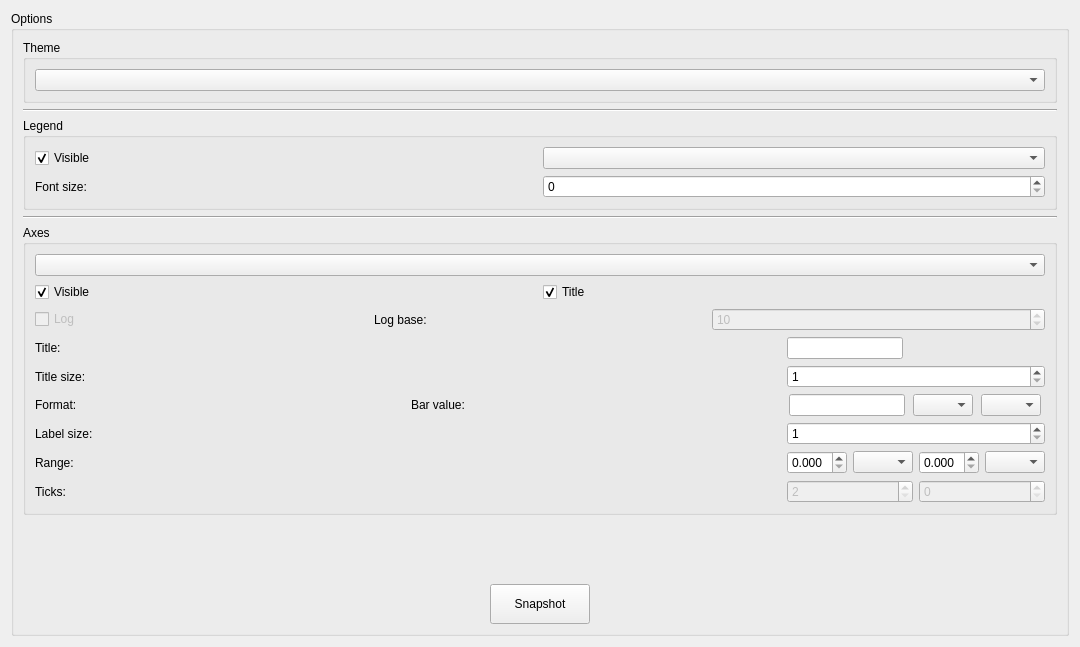
<?xml version="1.0" encoding="UTF-8"?>
<ui version="4.0">
 <class>PlotterBarChart</class>
 <widget class="QWidget" name="PlotterBarChart">
  <property name="geometry">
   <rect>
    <x>0</x>
    <y>0</y>
    <width>1080</width>
    <height>647</height>
   </rect>
  </property>
  <property name="windowTitle">
   <string>Form</string>
  </property>
  <layout class="QHBoxLayout" name="horizontalLayout">
   <item>
    <layout class="QVBoxLayout" name="verticalLayout">
     <item>
      <widget class="QGroupBox" name="groupBoxOptions">
       <property name="font">
        <font>
         <pointsize>9</pointsize>
        </font>
       </property>
       <property name="title">
        <string>Options</string>
       </property>
       <layout class="QVBoxLayout" name="verticalLayout_2">
        <item>
         <widget class="QGroupBox" name="groupBox_2">
          <property name="title">
           <string>Theme</string>
          </property>
          <layout class="QVBoxLayout" name="verticalLayout_3">
           <item>
            <widget class="QComboBox" name="comboBoxTheme"/>
           </item>
          </layout>
         </widget>
        </item>
        <item>
         <widget class="Line" name="line">
          <property name="orientation">
           <enum>Qt::Horizontal</enum>
          </property>
         </widget>
        </item>
        <item>
         <widget class="QGroupBox" name="groupBoxLegend">
          <property name="title">
           <string>Legend</string>
          </property>
          <layout class="QVBoxLayout" name="verticalLayout_4">
           <item>
            <layout class="QHBoxLayout" name="horizontalLayout_2">
             <item>
              <widget class="QCheckBox" name="checkBoxLegendVisible">
               <property name="text">
                <string>Visible</string>
               </property>
               <property name="checked">
                <bool>true</bool>
               </property>
              </widget>
             </item>
             <item>
              <widget class="QComboBox" name="comboBoxLegendAlign"/>
             </item>
            </layout>
           </item>
           <item>
            <layout class="QHBoxLayout" name="horizontalLayout_3">
             <item>
              <widget class="QLabel" name="label">
               <property name="text">
                <string>Font size:</string>
               </property>
              </widget>
             </item>
             <item>
              <widget class="QSpinBox" name="spinBoxLegendFontSize"/>
             </item>
            </layout>
           </item>
          </layout>
         </widget>
        </item>
        <item>
         <widget class="Line" name="line_2">
          <property name="orientation">
           <enum>Qt::Horizontal</enum>
          </property>
         </widget>
        </item>
        <item>
         <widget class="QGroupBox" name="groupBoxAxes">
          <property name="title">
           <string>Axes</string>
          </property>
          <layout class="QVBoxLayout" name="verticalLayout_6">
           <item>
            <widget class="QComboBox" name="comboBoxAxis"/>
           </item>
           <item>
            <layout class="QHBoxLayout" name="horizontalLayout_8">
             <item>
              <widget class="QCheckBox" name="checkBoxAxisVisible">
               <property name="text">
                <string>Visible</string>
               </property>
               <property name="checked">
                <bool>true</bool>
               </property>
              </widget>
             </item>
             <item>
              <widget class="QCheckBox" name="checkBoxTitle">
               <property name="text">
                <string>Title</string>
               </property>
               <property name="checked">
                <bool>true</bool>
               </property>
              </widget>
             </item>
            </layout>
           </item>
           <item>
            <layout class="QHBoxLayout" name="horizontalLayout_9">
             <item>
              <widget class="QCheckBox" name="checkBoxLog">
               <property name="enabled">
                <bool>false</bool>
               </property>
               <property name="text">
                <string>Log</string>
               </property>
              </widget>
             </item>
             <item>
              <widget class="QLabel" name="label_9">
               <property name="text">
                <string>Log base:</string>
               </property>
              </widget>
             </item>
             <item>
              <widget class="QSpinBox" name="spinBoxLogBase">
               <property name="enabled">
                <bool>false</bool>
               </property>
               <property name="minimum">
                <number>2</number>
               </property>
               <property name="maximum">
                <number>1000</number>
               </property>
               <property name="value">
                <number>10</number>
               </property>
              </widget>
             </item>
            </layout>
           </item>
           <item>
            <layout class="QGridLayout" name="gridLayout_2">
             <item row="2" column="1">
              <widget class="QSpinBox" name="spinBoxTitleSize">
               <property name="minimum">
                <number>1</number>
               </property>
               <property name="maximum">
                <number>72</number>
               </property>
              </widget>
             </item>
             <item row="1" column="1">
              <widget class="QLineEdit" name="lineEditTitle">
               <property name="sizePolicy">
                <sizepolicy hsizetype="Fixed" vsizetype="Fixed">
                 <horstretch>0</horstretch>
                 <verstretch>0</verstretch>
                </sizepolicy>
               </property>
               <property name="maximumSize">
                <size>
                 <width>116</width>
                 <height>16777215</height>
                </size>
               </property>
              </widget>
             </item>
             <item row="5" column="1">
              <widget class="QSpinBox" name="spinBoxLabelSize">
               <property name="minimum">
                <number>1</number>
               </property>
               <property name="maximum">
                <number>72</number>
               </property>
              </widget>
             </item>
             <item row="8" column="1">
              <layout class="QHBoxLayout" name="horizontalLayout_10">
               <item>
                <widget class="QSpinBox" name="spinBoxTicks">
                 <property name="enabled">
                  <bool>false</bool>
                 </property>
                 <property name="minimum">
                  <number>2</number>
                 </property>
                </widget>
               </item>
               <item>
                <widget class="QSpinBox" name="spinBoxMTicks">
                 <property name="enabled">
                  <bool>false</bool>
                 </property>
                </widget>
               </item>
              </layout>
             </item>
             <item row="1" column="0">
              <widget class="QLabel" name="label_11">
               <property name="text">
                <string>Title:</string>
               </property>
              </widget>
             </item>
             <item row="7" column="1">
              <layout class="QHBoxLayout" name="horizontalLayout_11">
               <item>
                <widget class="QDoubleSpinBox" name="doubleSpinBoxMin">
                 <property name="sizePolicy">
                  <sizepolicy hsizetype="Fixed" vsizetype="Fixed">
                   <horstretch>0</horstretch>
                   <verstretch>0</verstretch>
                  </sizepolicy>
                 </property>
                 <property name="minimumSize">
                  <size>
                   <width>0</width>
                   <height>0</height>
                  </size>
                 </property>
                 <property name="maximumSize">
                  <size>
                   <width>60</width>
                   <height>16777215</height>
                  </size>
                 </property>
                 <property name="decimals">
                  <number>3</number>
                 </property>
                 <property name="maximum">
                  <double>9999999999.000000000000000</double>
                 </property>
                 <property name="singleStep">
                  <double>0.100000000000000</double>
                 </property>
                 <property name="value">
                  <double>0.000000000000000</double>
                 </property>
                </widget>
               </item>
               <item>
                <widget class="QComboBox" name="comboBoxMin">
                 <property name="minimumSize">
                  <size>
                   <width>60</width>
                   <height>0</height>
                  </size>
                 </property>
                 <property name="maximumSize">
                  <size>
                   <width>60</width>
                   <height>16777215</height>
                  </size>
                 </property>
                </widget>
               </item>
               <item>
                <widget class="QDoubleSpinBox" name="doubleSpinBoxMax">
                 <property name="sizePolicy">
                  <sizepolicy hsizetype="Fixed" vsizetype="Fixed">
                   <horstretch>0</horstretch>
                   <verstretch>0</verstretch>
                  </sizepolicy>
                 </property>
                 <property name="minimumSize">
                  <size>
                   <width>0</width>
                   <height>0</height>
                  </size>
                 </property>
                 <property name="maximumSize">
                  <size>
                   <width>60</width>
                   <height>16777215</height>
                  </size>
                 </property>
                 <property name="decimals">
                  <number>3</number>
                 </property>
                 <property name="maximum">
                  <double>9999999999.000000000000000</double>
                 </property>
                 <property name="singleStep">
                  <double>0.100000000000000</double>
                 </property>
                </widget>
               </item>
               <item>
                <widget class="QComboBox" name="comboBoxMax">
                 <property name="minimumSize">
                  <size>
                   <width>60</width>
                   <height>0</height>
                  </size>
                 </property>
                 <property name="maximumSize">
                  <size>
                   <width>60</width>
                   <height>16777215</height>
                  </size>
                 </property>
                </widget>
               </item>
              </layout>
             </item>
             <item row="3" column="0">
              <layout class="QHBoxLayout" name="horizontalLayout_7">
               <item>
                <widget class="QLabel" name="labelFormat">
                 <property name="enabled">
                  <bool>true</bool>
                 </property>
                 <property name="text">
                  <string>Format:</string>
                 </property>
                </widget>
               </item>
               <item>
                <widget class="QLabel" name="labelValue">
                 <property name="text">
                  <string>Bar value:</string>
                 </property>
                </widget>
               </item>
              </layout>
             </item>
             <item row="5" column="0">
              <widget class="QLabel" name="label_15">
               <property name="text">
                <string>Label size:</string>
               </property>
              </widget>
             </item>
             <item row="8" column="0">
              <widget class="QLabel" name="label_10">
               <property name="enabled">
                <bool>true</bool>
               </property>
               <property name="text">
                <string>Ticks:</string>
               </property>
              </widget>
             </item>
             <item row="7" column="0">
              <widget class="QLabel" name="labelRange">
               <property name="text">
                <string>Range:</string>
               </property>
              </widget>
             </item>
             <item row="2" column="0">
              <widget class="QLabel" name="label_12">
               <property name="text">
                <string>Title size:</string>
               </property>
              </widget>
             </item>
             <item row="3" column="1">
              <layout class="QHBoxLayout" name="horizontalLayout_6">
               <item>
                <widget class="QLineEdit" name="lineEditFormat">
                 <property name="enabled">
                  <bool>true</bool>
                 </property>
                 <property name="sizePolicy">
                  <sizepolicy hsizetype="Fixed" vsizetype="Fixed">
                   <horstretch>0</horstretch>
                   <verstretch>0</verstretch>
                  </sizepolicy>
                 </property>
                 <property name="maximumSize">
                  <size>
                   <width>116</width>
                   <height>16777215</height>
                  </size>
                 </property>
                </widget>
               </item>
               <item>
                <widget class="QComboBox" name="comboBoxValuePosition">
                 <property name="minimumSize">
                  <size>
                   <width>60</width>
                   <height>0</height>
                  </size>
                 </property>
                 <property name="maximumSize">
                  <size>
                   <width>60</width>
                   <height>16777215</height>
                  </size>
                 </property>
                </widget>
               </item>
               <item>
                <widget class="QComboBox" name="comboBoxValueAngle">
                 <property name="minimumSize">
                  <size>
                   <width>60</width>
                   <height>0</height>
                  </size>
                 </property>
                 <property name="maximumSize">
                  <size>
                   <width>60</width>
                   <height>16777215</height>
                  </size>
                 </property>
                </widget>
               </item>
              </layout>
             </item>
            </layout>
           </item>
          </layout>
         </widget>
        </item>
        <item>
         <spacer name="verticalSpacer">
          <property name="orientation">
           <enum>Qt::Vertical</enum>
          </property>
          <property name="sizeHint" stdset="0">
           <size>
            <width>20</width>
            <height>40</height>
           </size>
          </property>
         </spacer>
        </item>
        <item>
         <layout class="QHBoxLayout" name="horizontalLayout_13">
          <item>
           <widget class="QPushButton" name="pushButtonSnapshot">
            <property name="minimumSize">
             <size>
              <width>0</width>
              <height>40</height>
             </size>
            </property>
            <property name="maximumSize">
             <size>
              <width>100</width>
              <height>16777215</height>
             </size>
            </property>
            <property name="text">
             <string>Snapshot</string>
            </property>
           </widget>
          </item>
         </layout>
        </item>
       </layout>
      </widget>
     </item>
    </layout>
   </item>
  </layout>
 </widget>
 <resources/>
 <connections/>
</ui>
